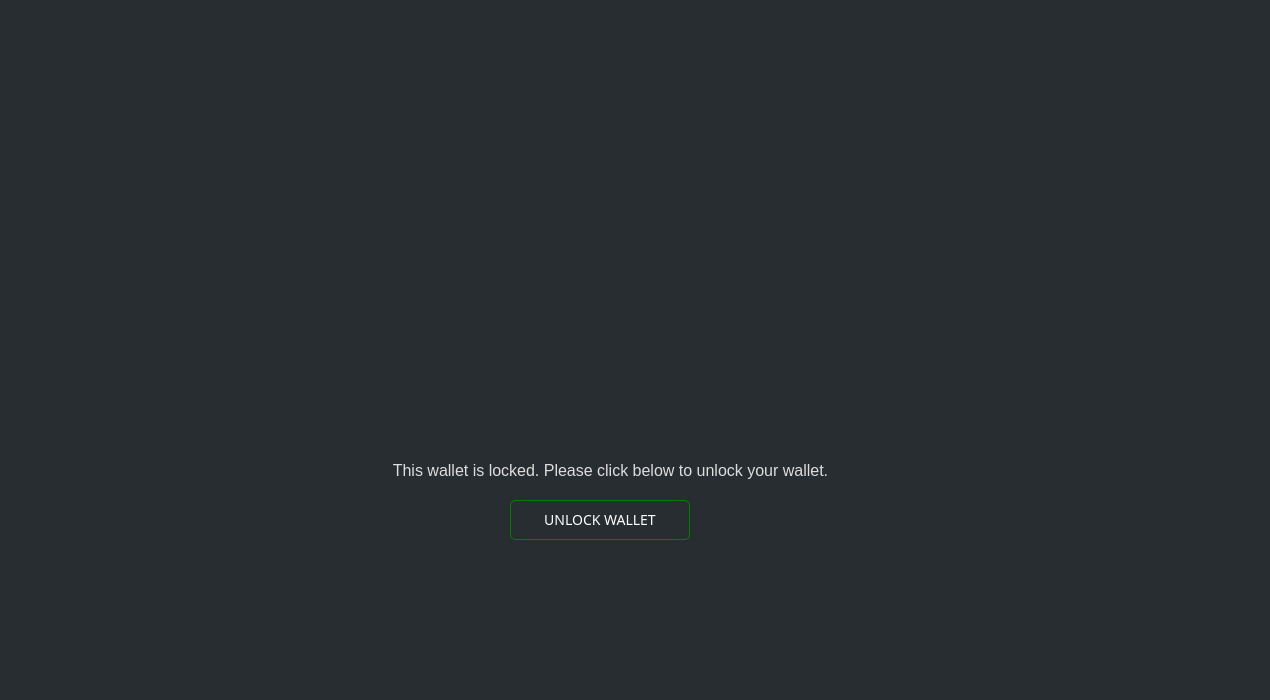
     <widget class="QGroupBox" name="lockBox">
      <property name="geometry">
       <rect>
        <x>1</x>
        <y>1</y>
        <width>1270</width>
        <height>700</height>
       </rect>
      </property>
      <property name="minimumSize">
       <size>
        <width>1270</width>
        <height>700</height>
       </size>
      </property>
      <property name="maximumSize">
       <size>
        <width>1270</width>
        <height>700</height>
       </size>
      </property>
      <property name="styleSheet">
       <string notr="true">border: 0px; color: #aaa; font-family: 'Poppins';
background-color: #282d31;</string>
      </property>
      <property name="title">
       <string/>
      </property>
      <widget class="QLabel" name="label_36">
       <property name="geometry">
        <rect>
         <x>450</x>
         <y>90</y>
         <width>301</width>
         <height>321</height>
        </rect>
       </property>
       <property name="text">
        <string/>
       </property>
       <property name="pixmap">
        <pixmap resource="../../resources.qrc">:/images/images/lock.png</pixmap>
       </property>
      </widget>
      <widget class="QLabel" name="label_37">
       <property name="geometry">
        <rect>
         <x>310</x>
         <y>460</y>
         <width>601</width>
         <height>21</height>
        </rect>
       </property>
       <property name="styleSheet">
        <string notr="true">color: #ddd; font-family: 'Poppins';
font-size: 16px;</string>
       </property>
       <property name="text">
        <string>This wallet is locked. Please click below to unlock your wallet.</string>
       </property>
       <property name="alignment">
        <set>Qt::AlignCenter</set>
       </property>
      </widget>
      <widget class="QPushButton" name="m_unlockWalletButton">
       <property name="geometry">
        <rect>
         <x>510</x>
         <y>500</y>
         <width>180</width>
         <height>40</height>
        </rect>
       </property>
       <property name="minimumSize">
        <size>
         <width>180</width>
         <height>31</height>
        </size>
       </property>
       <property name="maximumSize">
        <size>
         <width>600</width>
         <height>60</height>
        </size>
       </property>
       <property name="font">
        <font>
         <family>Poppins</family>
         <pointsize>-1</pointsize>
        </font>
       </property>
       <property name="styleSheet">
        <string notr="true">QPushButton#m_unlockWalletButton {color: #fff; border: 1px solid green; font-size: 14px; border-radius: 5px; font-family: 'Poppins';}

QPushButton#m_unlockWalletButton:hover {color: green; border: 1px solid green; font-size: 14px; border-radius: 5px; font-family: 'Poppins';}</string>
       </property>
       <property name="text">
        <string>UNLOCK WALLET</string>
       </property>
      </widget>
     </widget>
